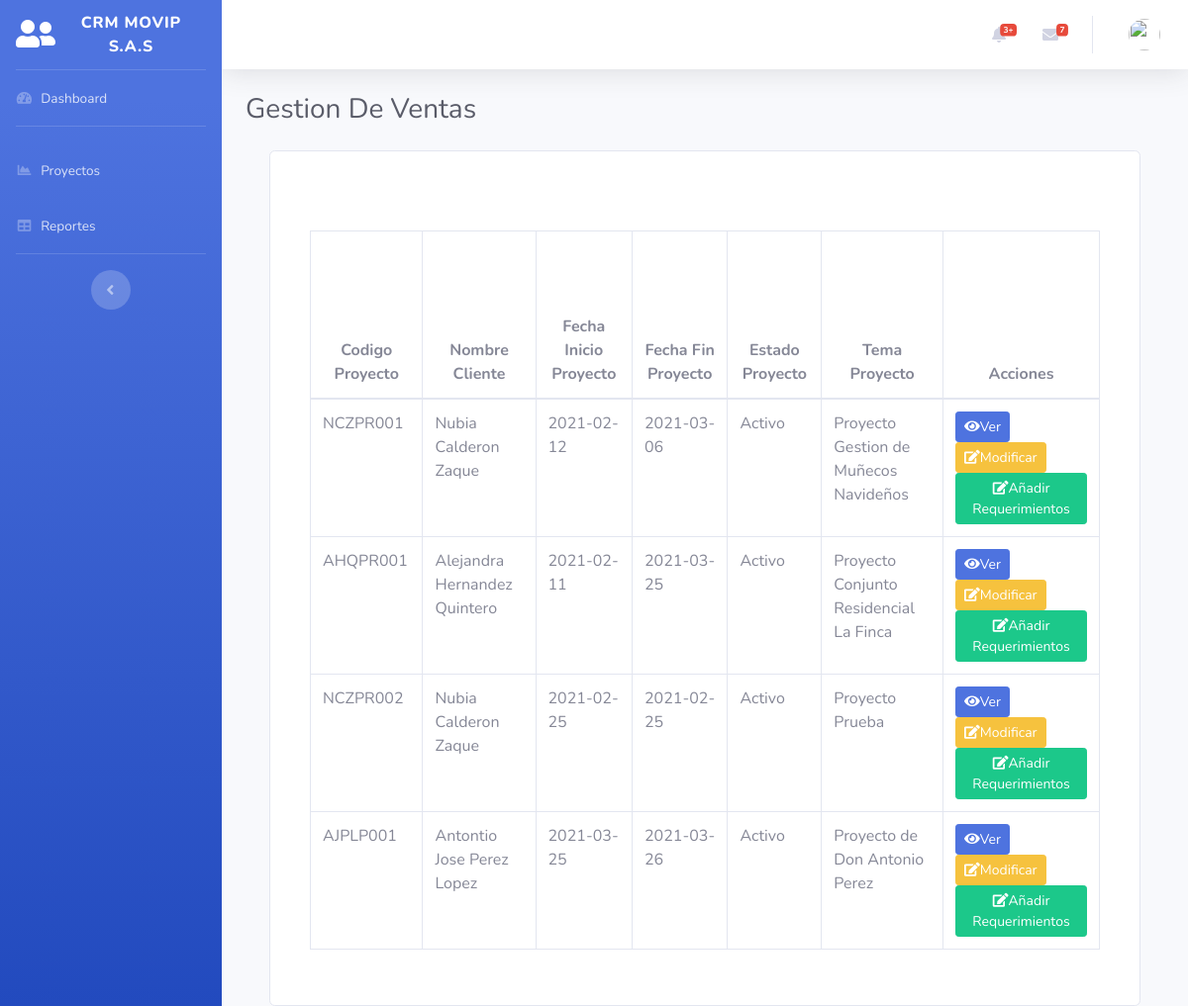
The app's page /gestionaventas.php (signed in) with its own data.
### tables this page shows
CREATE TABLE `proyectos` (
  `id_proyecto` int(11) NOT NULL,
  `codigo_proyecto` varchar(50) NOT NULL,
  `cliente_proyecto` varchar(50) NOT NULL,
  `fecha_ini_proyecto` date NOT NULL,
  `fecha_fin_proyecto` date DEFAULT NULL,
  `estado_proyecto` int(11) NOT NULL,
  `tema_proyecto` varchar(100) DEFAULT NULL,
  `descripcion_proyecto` text DEFAULT NULL
);

### gestionaventas.php (the view, shortened to what this page needs)
<?php
include("conlead.php");
$tipo_usuario = $_SESSION['tipo_usuario'];
?>
<!DOCTYPE html>
<html lang="en">
<head>
  <link href="vendor/fontawesome-free/css/all.min.css" rel="stylesheet" type="text/css">
  <link href="css/sb-admin-2.min.css" rel="stylesheet">
</head>
<body id="page-top">
  <div id="wrapper">
    <ul class="navbar-nav bg-gradient-primary sidebar sidebar-dark accordion" id="accordionSidebar">
      <a class="sidebar-brand d-flex align-items-center justify-content-center" href="principal.php">
        <div class="sidebar-brand-icon">
          <i class="fas fa-user-friends"></i>
        </div>
        <div class="sidebar-brand-text mx-3">CRM Movip S.A.S</div>
      </a>
      <hr class="sidebar-divider my-0">
      <li class="nav-item inactive">
        <a class="nav-link" href="principal.php">
          <i class="fas fa-fw fa-tachometer-alt"></i>
          <span>Dashboard</span></a>
      </li>
      <hr class="sidebar-divider">
      <?php if ($tipo_usuario == 2) { ?>
        <li class="nav-item">
          <a class="nav-link" href="charts.html">
            <i class="fas fa-fw fa-chart-area"></i>
            <span>Proyectos</span></a>
        </li>
        <li class="nav-item">
          <a class="nav-link" href="reportes.php">
            <i class="fas fa-fw fa-table"></i>
            <span>Reportes</span></a>
        </li>
      <?php } ?>
      <hr class="sidebar-divider d-none d-md-block">
      <div class="text-center d-none d-md-inline">
        <button class="rounded-circle border-0" id="sidebarToggle"></button>
      </div>
    </ul>
    <div id="content-wrapper" class="d-flex flex-column">
      <div id="content">
        <nav class="navbar navbar-expand navbar-light bg-white topbar mb-4 static-top shadow">
          <ul class="navbar-nav ml-auto">
            <li class="nav-item dropdown no-arrow mx-1">
              <a class="nav-link dropdown-toggle" href="#" id="alertsDropdown" role="button" data-toggle="dropdown" aria-haspopup="true" aria-expanded="false">
                <i class="fas fa-bell fa-fw"></i>
                <span class="badge badge-danger badge-counter">3+</span>
              </a>
            </li>
            <li class="nav-item dropdown no-arrow mx-1">
              <a class="nav-link dropdown-toggle" href="#" id="messagesDropdown" role="button" data-toggle="dropdown" aria-haspopup="true" aria-expanded="false">
                <i class="fas fa-envelope fa-fw"></i>
                <span class="badge badge-danger badge-counter">7</span>
              </a>
            </li>
            <li class="nav-item dropdown no-arrow">
              <a class="nav-link dropdown-toggle" href="#" id="userDropdown" role="button" data-toggle="dropdown" aria-haspopup="true" aria-expanded="false">
                <img class="img-profile rounded-circle" src="https://source.unsplash.com/QAB-WJcbgJk/60x60">
              </a>
            </li>
          </ul>
        </nav>
        <div class="container-fluid">
          <div class="d-sm-flex align-items-center justify-content-between mb-4">
            <h1 class="h3 mb-0 text-gray-800">Gestion De Ventas</h1>
          </div>
          <fieldset>
            <div class="container p-8">
              <div class="group">
                <div class="card card-body">
                  <div class="card-body">
                    <div class="table-responsive">
                      <table id="data_table" class="table table-bordered" cellspacing="0" width="100%">
                        <thead>
                          <tr>
                            <th>
                              <center>Codigo Proyecto </center>
                            </th>
                            <th>
                              <center>Nombre Cliente </center>
                            </th>
                            <th>
                              <center>Fecha Inicio Proyecto </center>
                            </th>
                            <th>
                              <center>Fecha Fin Proyecto</center>
                            </th>
                            <th>
                              <center>Estado Proyecto</center>
                            </th>
                            <th>
                              <center>Tema Proyecto</center>
                            </th>
                            <th>
                              <center>Acciones</center>
                            </th>
                          </tr>
                        </thead>
                        <?php
                        $sql = "SELECT * FROM proyectos WHERE estado_proyecto = '2'";
                        $result = mysqli_query($conexion2, $sql);
                        while ($mostrar = mysqli_fetch_array($result)) {
                          echo "<tr>";
                          echo "<td>";
                          echo $mostrar['codigo_proyecto'];
                          echo "</td>";
                          echo "<td>";
                          echo $mostrar['cliente_proyecto'];
                          echo "</td>";
                          echo "<td>";
                          echo $mostrar['fecha_ini_proyecto'];
                          echo "</td>";
                          echo "<td>";
                          echo $mostrar['fecha_fin_proyecto'];
                          echo "</td>";
                          echo "<td>";
                          if ($mostrar['estado_proyecto'] = '2') {
                            echo 'Activo';
                          }
                          echo "</td>";
                          echo "<td>";
                          echo $mostrar['tema_proyecto'];
                          echo "</td>";
                          echo "<colspan='24'><div class='btn-group'><th>
                              <a href='verproyecto.php?id=$mostrar[id_proyecto]'><button type='button' class='btn btn-outline-primary btn-sm active'><i class='fa fa-eye'></i>Ver</button></a>
                              <a href='modificarproyecto.php?id=$mostrar[id_proyecto]'><button type='button' class='btn btn-outline-warning btn-sm active'><i class='fa fa-edit'></i>Modificar</button></a>
                              <a href='añadirrequerimientos.php?id=$mostrar[id_proyecto]'><button type='button' class='btn btn-outline-success btn-sm active'><i class='fa fa-edit'></i>Añadir Requerimientos</button></a>";
                        }
                        ?>
                      </table>
                    </div>
                  </div>
                </div>
              </div>
            </div>
        </div>
</body>
</html>

### records on screen
proyectos: codigo_proyecto "NCZPR001", cliente_proyecto "Nubia Calderon Zaque", fecha_ini_proyecto "2021-02-12", fecha_fin_proyecto "2021-03-06", tema_proyecto "Proyecto Gestion de Muñecos Navideños"
proyectos: codigo_proyecto "AHQPR001", cliente_proyecto "Alejandra Hernandez Quintero", fecha_ini_proyecto "2021-02-11", fecha_fin_proyecto "2021-03-25", tema_proyecto "Proyecto Conjunto Residencial La Finca"
proyectos: codigo_proyecto "NCZPR002", cliente_proyecto "Nubia Calderon Zaque", fecha_ini_proyecto "2021-02-25", fecha_fin_proyecto "2021-02-25", tema_proyecto "Proyecto Prueba"
proyectos: codigo_proyecto "AJPLP001", cliente_proyecto "Antontio Jose Perez Lopez", fecha_ini_proyecto "2021-03-25", fecha_fin_proyecto "2021-03-26", tema_proyecto "Proyecto de Don Antonio Perez"
